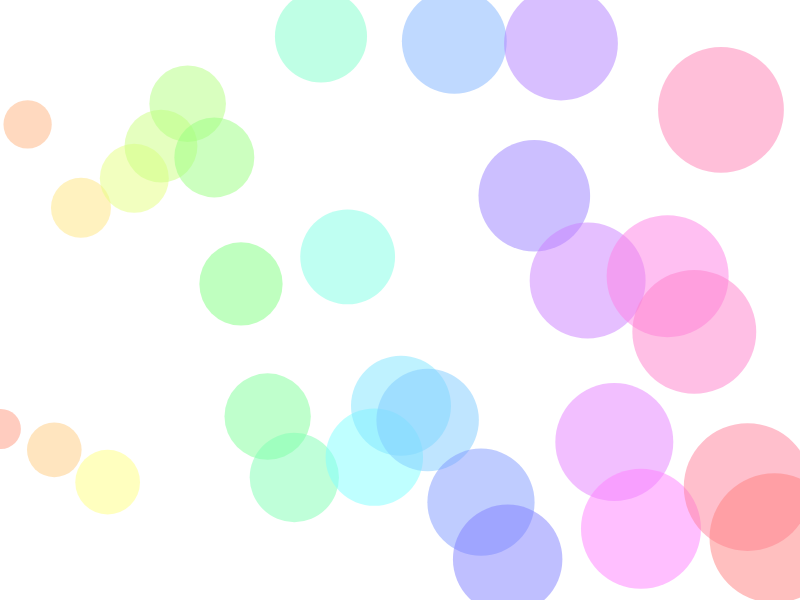
Frame 1 (no input)
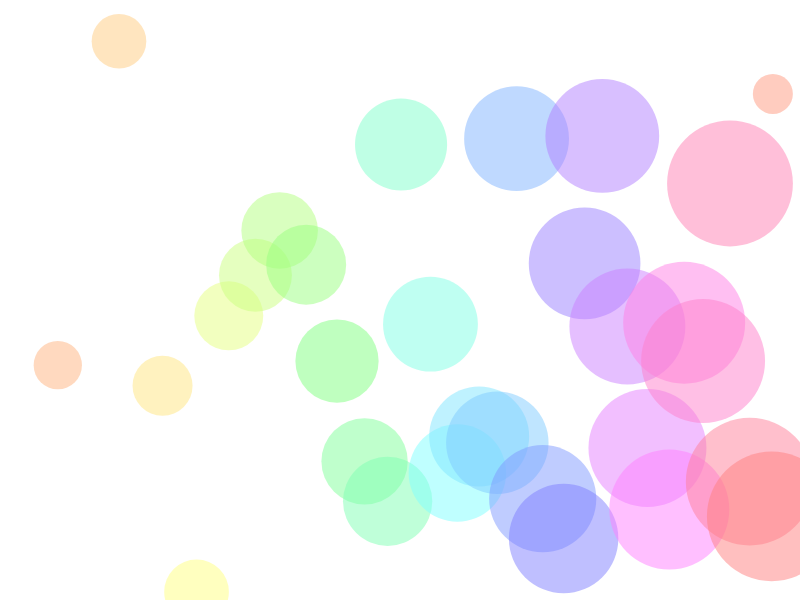
Frame 60 (no input)
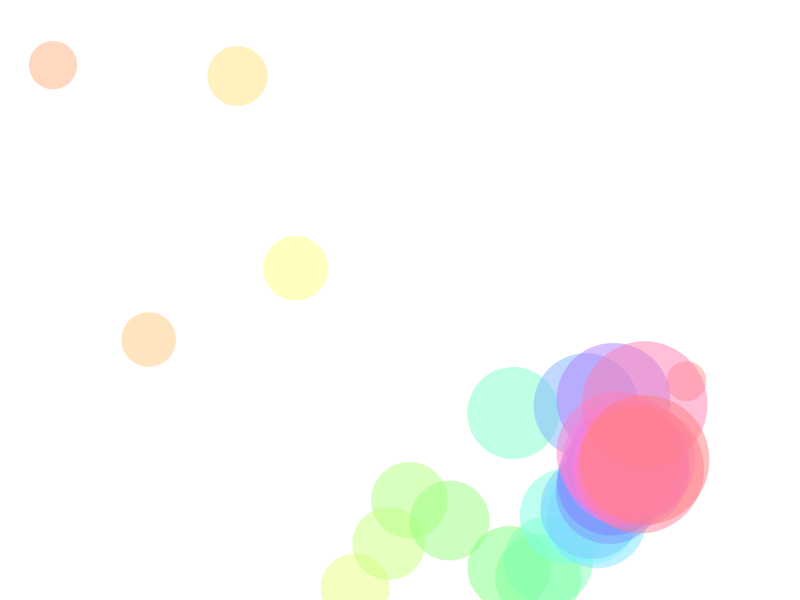
Frame 120 (the mouse pressed at the canvas centre since frame 60)

The p5.js sketch that drew these frames (run headless with seeded random() and noise() and a simulated clock; from frame 60 on, the mouse is pressed at the canvas centre):

// p5.js sketch
// ── sketch.js
let dots = [];
let numDots = 30;

let gravity;
let wind;

function setup() {
 createCanvas(800, 600);
 colorMode(HSB);

 gravity = createVector(0, 0.38);
 wind = createVector(-.1, 0);

 for (let i = 0; i < numDots; i++){
  let x = map(i, 0, numDots, 0, width);
  let y = random(0, height);
  dots.push(new Dot(x, y, 10, i+1));
 }
}

function draw() {
  background(0, 0, 100);

  for (let dot of dots){
    dot.update();
    dot.show();
  }
}

// ── Dot.js
class Dot{
    constructor(x, y, r, index){
        this.pos = createVector(x, y);
        this.vel = createVector(1, 0);
        this.acc = createVector(0, 0);
        this.hue = map(index, 0, numDots, 0, 360);

        this.index = index;
        
        this.mass = this.index;
        
        this.radius = r + sqrt(this.mass) * 10;
    }

    addForce(force){
        let forceWithMass = p5.Vector.div(force, this.mass);
        this.acc.add(forceWithMass);
    }

    wrap(){
        this.pos.x = (this.pos.x + width) % width;
        this.pos.y = (this.pos.y + height) % height;
        
    }


    update(){
        this.addForce(gravity);
        this.addForce(wind);

        for (let dot of dots){
            if (dot !== this){
                
                let vec = p5.Vector.sub(dot.pos, this.pos);

                let g = .0001;
                let d = vec.mag();
                let gForce = (g * this.mass * dot.mass) / d * d;

                vec.normalize();
                vec.mult(gForce);
                vec.mult(-1);
                dot.addForce(vec);
            }
        }

        this.vel.add(this.acc);
        this.vel.limit(5)
        this.pos.add(this.vel);

        this.wrap();

        this.acc.mult(0);
    }

    show(){

        push();

        noStroke();

        translate(this.pos.x, this.pos.y);
        fill(this.hue, 50, 100, .5);
        ellipse(0, 0, this.radius * 2);
        pop();

    }
}
